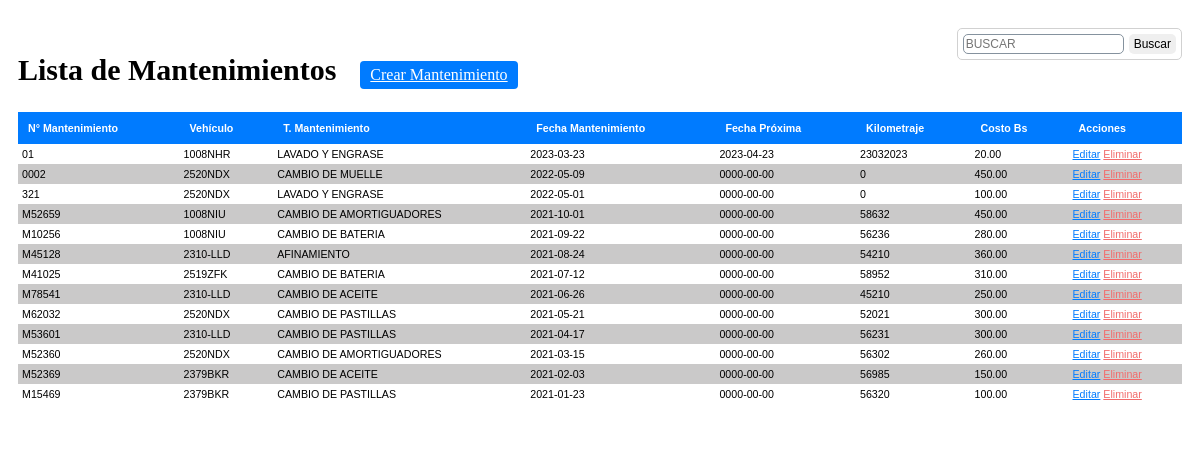
/paginas/mantenimiento/listarmantenimiento.php (signed in), run on the app's committed database.
### tables this page shows
CREATE TABLE `mantenimiento` (
  `idmantenimiento` int(11) NOT NULL,
  `token` tinytext DEFAULT NULL,
  `numeromantenimiento` varchar(25) DEFAULT NULL,
  `idvehiculo` int(11) DEFAULT NULL,
  `idtipomantenimiento` int(11) DEFAULT NULL,
  `fechamantenimiento` date DEFAULT NULL,
  `fechapmantenimiento` date DEFAULT NULL,
  `descripcion` longtext DEFAULT NULL,
  `kilometraje` varchar(45) DEFAULT NULL,
  `costo` double DEFAULT NULL,
  `codcombustible` varchar(15) DEFAULT NULL
);

CREATE TABLE `vehiculo` (
  `idvehiculo` int(11) NOT NULL,
  `token` tinytext DEFAULT NULL,
  `idcombustible` int(11) DEFAULT NULL,
  `placa` varchar(15) DEFAULT NULL,
  `tipo` varchar(100) DEFAULT NULL,
  `anofabricacion` double DEFAULT NULL,
  `marca` varchar(100) DEFAULT NULL,
  `codcombustible` varchar(15) DEFAULT NULL
);

CREATE TABLE `tipomantenimiento` (
  `idtipomantenimiento` int(11) NOT NULL,
  `token` tinytext DEFAULT NULL,
  `nombretipomantenimiento` varchar(100) DEFAULT NULL,
  `codcombustible` varchar(15) DEFAULT NULL
);

### paginas/mantenimiento/listarmantenimiento.php (the view, shortened to what this page needs)
<?php
	$codcombustible = $_SESSION["codcombustible"];
	include "../../conexion.php";
?>
<!DOCTYPE html>
<html lang="en">
<head>
  <link rel="stylesheet" href="plugins/fontawesome-free/css/all.min.css">
  <link rel="stylesheet" href="https://code.ionicframework.com/ionicons/2.0.1/css/ionicons.min.css">
  <link href="../css/style.css" rel="stylesheet">
</head>
<body>
<section id="container">
	<div class="margen">
		<h1>Lista de Mantenimientos</h1>
		<a href="registromantenimiento.php" class="btn_new">Crear Mantenimiento</a>
		<form action="listarmantenimiento.php" method="get" class="form_search">
			<input type="text" name="busqueda" id="busqueda" placeholder="Buscar" style="text-transform:uppercase">
			<input type="submit" value="Buscar" class="btn_search">
		</form>
		<table>
			<tr>
				<th>N° Mantenimiento</th>
				<th>Vehículo</th>
				<th>T. Mantenimiento</th>
				<th>Fecha Mantenimiento</th>
				<th>Fecha Próxima</th>
				<th>Kilometraje</th>
				<th>Costo Bs</th>
				<th>Acciones</th>
			</tr>
		<?php
			if (sizeof($_REQUEST)>0) {
				$busqueda = strtoupper($_REQUEST['busqueda']);
				$busqueda2=lista($busqueda);
			} else {
					$busqueda = "";
			}
			$encontrado2='NO';
			if($encontrado2 == 'SI'){
				$query = mysqli_query($conection,"SELECT mantenimiento.idmantenimiento, mantenimiento.token, mantenimiento.numeromantenimiento, vehiculo.placa, tipomantenimiento.nombretipomantenimiento, mantenimiento.fechamantenimiento, mantenimiento.fechapmantenimiento, mantenimiento.kilometraje, mantenimiento.costo FROM mantenimiento
													INNER JOIN vehiculo ON mantenimiento.idvehiculo = vehiculo.idvehiculo
													INNER JOIN tipomantenimiento ON tipomantenimiento.idtipomantenimiento = mantenimiento.idtipomantenimiento
													WHERE mantenimiento.codcombustible = '$codcombustible' ORDER BY mantenimiento.fechamantenimiento DESC");
			}else{
				$query = mysqli_query($conection,"SELECT mantenimiento.idmantenimiento, mantenimiento.token, mantenimiento.numeromantenimiento, vehiculo.placa, tipomantenimiento.nombretipomantenimiento, mantenimiento.fechamantenimiento, mantenimiento.fechapmantenimiento, mantenimiento.kilometraje, mantenimiento.costo FROM mantenimiento
													INNER JOIN vehiculo ON mantenimiento.idvehiculo = vehiculo.idvehiculo
													INNER JOIN tipomantenimiento ON tipomantenimiento.idtipomantenimiento = mantenimiento.idtipomantenimiento
													WHERE (mantenimiento.numeromantenimiento LIKE '%$busqueda%' OR vehiculo.placa LIKE '%$busqueda%' OR tipomantenimiento.nombretipomantenimiento LIKE '%$busqueda%' OR mantenimiento.fechamantenimiento LIKE '%$busqueda%' OR mantenimiento.fechapmantenimiento LIKE '%$busqueda%') and mantenimiento.codcombustible = '$codcombustible' ORDER BY mantenimiento.fechamantenimiento DESC");
			}
			$result = mysqli_num_rows($query);
			if($result > 0){
				while ($data = mysqli_fetch_array($query)) {
			?>
				<tr>
					<td><?php echo $data['numeromantenimiento']; ?></td>
					<td><?php echo $data['placa']; ?></td>
					<td><?php echo $data['nombretipomantenimiento']; ?></td>
					<td><?php echo $data['fechamantenimiento']; ?></td>
					<td><?php echo $data['fechapmantenimiento']; ?></td>
					<td><?php echo $data['kilometraje']; ?></td>
					<td ><?php echo number_format($data['costo'],2); ?></td>
					<td>
						<a class="link_edit" href="editarmantenimiento.php?token=<?php echo $data['token']; ?>">Editar</a>
						<a class="link_delete" href="eliminarmantenimiento.php?token=<?php echo $data['token']; ?>">Eliminar</a>
					</td>
				</tr>
		<?php
				}
			}
		 ?>
		</table>
	</div>
</section>
</body>
</html>

### paginas/css/style.css (style rules this page uses)
#container { background: #FFF; padding: 10px 0; }
form { background: #FFF; margin: auto; padding: 20px 50px; border: 1px solid #d1d1d1; }
input,select,textarea { display: block; font-size: 9pt; padding: 2px; border: 1px solid #85929e; border-radius: 5px; }
.margen { margin: 10px; }
#container h1 { font-size: 30px; display: inline-block; }
.btn_new { display: inline-block; background: #007bff; color: #FFF; padding: 5px 10px; border-radius: 4px; margin: 20px; }
table { border-collapse: collapse; font-size: 8pt; font-family: 'arial'; width: 100%; }
table th { text-align: left; padding: 10px; background: #007bff; color: #FFF; }
table tr:nth-child(odd) { background: rgb(202, 201, 201); }
table td { padding: 4px; }
.link_edit { color: #007bff; }
.link_delete { color: #f26b6b; }
.form_search { display: -webkit-flex; display: -moz-flex; display: -ms-flex; display: -o-flex; display: flex; float: right; background: initial; padding: 5px; border-radius: 5px; }
.form_search .btn_search { background: #007bff color: #FFF; padding: 0 5px; border: 0; cursor: pointer; margin-left: 5px; }

### data on the page
mantenimiento: numeromantenimiento "01", idvehiculo.placa "1008NHR", idtipomantenimiento.nombretipomantenimiento "LAVADO Y ENGRASE", fechamantenimiento "2023-03-23", fechapmantenimiento "2023-04-23", kilometraje "23032023", costo "20.00"
mantenimiento: numeromantenimiento "0002", idvehiculo.placa "2520NDX", idtipomantenimiento.nombretipomantenimiento "CAMBIO DE MUELLE", fechamantenimiento "2022-05-09", fechapmantenimiento "0000-00-00", kilometraje "0", costo "450.00"
mantenimiento: numeromantenimiento "321", idvehiculo.placa "2520NDX", idtipomantenimiento.nombretipomantenimiento "LAVADO Y ENGRASE", fechamantenimiento "2022-05-01", fechapmantenimiento "0000-00-00", kilometraje "0", costo "100.00"
mantenimiento: numeromantenimiento "M52659", idvehiculo.placa "1008NIU", idtipomantenimiento.nombretipomantenimiento "CAMBIO DE AMORTIGUADORES", fechamantenimiento "2021-10-01", fechapmantenimiento "0000-00-00", kilometraje "58632", costo "450.00"
mantenimiento: numeromantenimiento "M10256", idvehiculo.placa "1008NIU", idtipomantenimiento.nombretipomantenimiento "CAMBIO DE BATERIA", fechamantenimiento "2021-09-22", fechapmantenimiento "0000-00-00", kilometraje "56236", costo "280.00"
mantenimiento: numeromantenimiento "M45128", idvehiculo.placa "2310-LLD", idtipomantenimiento.nombretipomantenimiento "AFINAMIENTO", fechamantenimiento "2021-08-24", fechapmantenimiento "0000-00-00", kilometraje "54210", costo "360.00"
mantenimiento: numeromantenimiento "M41025", idvehiculo.placa "2519ZFK", idtipomantenimiento.nombretipomantenimiento "CAMBIO DE BATERIA", fechamantenimiento "2021-07-12", fechapmantenimiento "0000-00-00", kilometraje "58952", costo "310.00"
mantenimiento: numeromantenimiento "M78541", idvehiculo.placa "2310-LLD", idtipomantenimiento.nombretipomantenimiento "CAMBIO DE ACEITE", fechamantenimiento "2021-06-26", fechapmantenimiento "0000-00-00", kilometraje "45210", costo "250.00"
mantenimiento: numeromantenimiento "M62032", idvehiculo.placa "2520NDX", idtipomantenimiento.nombretipomantenimiento "CAMBIO DE PASTILLAS", fechamantenimiento "2021-05-21", fechapmantenimiento "0000-00-00", kilometraje "52021", costo "300.00"
mantenimiento: numeromantenimiento "M53601", idvehiculo.placa "2310-LLD", idtipomantenimiento.nombretipomantenimiento "CAMBIO DE PASTILLAS", fechamantenimiento "2021-04-17", fechapmantenimiento "0000-00-00", kilometraje "56231", costo "300.00"
mantenimiento: numeromantenimiento "M52360", idvehiculo.placa "2520NDX", idtipomantenimiento.nombretipomantenimiento "CAMBIO DE AMORTIGUADORES", fechamantenimiento "2021-03-15", fechapmantenimiento "0000-00-00", kilometraje "56302", costo "260.00"
mantenimiento: numeromantenimiento "M52369", idvehiculo.placa "2379BKR", idtipomantenimiento.nombretipomantenimiento "CAMBIO DE ACEITE", fechamantenimiento "2021-02-03", fechapmantenimiento "0000-00-00", kilometraje "56985", costo "150.00"
mantenimiento: numeromantenimiento "M15469", idvehiculo.placa "2379BKR", idtipomantenimiento.nombretipomantenimiento "CAMBIO DE PASTILLAS", fechamantenimiento "2021-01-23", fechapmantenimiento "0000-00-00", kilometraje "56320", costo "100.00"
